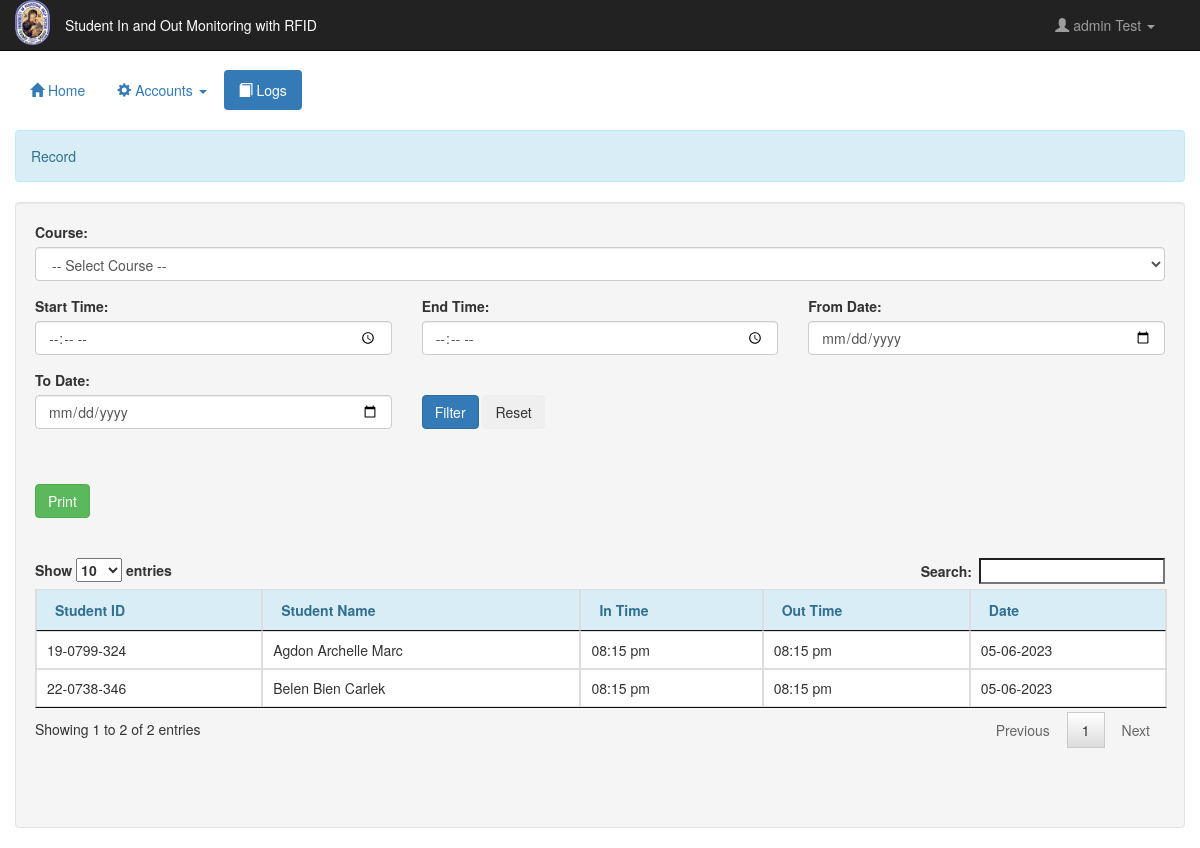
Screenshot of /admin/record.php (signed in) with the database file from the repository.
### tables this page shows
CREATE TABLE `time` (
  `time_id` int(11) NOT NULL,
  `student_no` int(6) NOT NULL,
  `student_idno` varchar(255) NOT NULL,
  `student_name` varchar(50) NOT NULL,
  `startstime` time NOT NULL,
  `endstime` time NOT NULL,
  `date` date NOT NULL
);

### admin/account.php (called while the page is built)
<?php
	require_once 'connect.php';
	$q_adminname = $conn->query("SELECT * FROM `admin` WHERE `admin_id` = '$_SESSION[admin_id]'") or die(mysqli_error());
	$f_adminname = $q_adminname->fetch_array();
	$admin_name = $f_adminname['firstname']." ".$f_adminname['lastname'];

### admin/record.php (the view, shortened to what this page needs)
<!DOCTYPE html>
<?php
	require_once 'account.php';
?>
<html lang = "eng">
	<head>
		<link rel = "stylesheet" href = "css/bootstrap.css" />
		<link rel = "stylesheet" href = "css/jquery.dataTables.css" />
		<link rel="stylesheet" type="text/css" href="css/print.css" media="print">
	</head>
	<body>
		<nav class = "navbar navbar-inverse navbar-fixed-top">
			<div class = "container-fluid">
				<div class = "navbar-header">
					<img src = "../Pictures/perps-logo.png" width = "35px" height = "45px"/>
					<p class = "navbar-text pull-right">Student In and Out Monitoring with RFID</p>
				</div>
				<ul class = "nav navbar-nav navbar-right">
					<li class = "dropdown">
						<a href = "#" class = "dropdown-toggle" data-toggle = "dropdown"><i class = "glyphicon glyphicon-user"></i> <?php echo htmlentities($admin_name)?> <b class = "caret"></b></a>
					</li>
				</ul>
			</div>
		</nav>
		<div class = "container-fluid" style = "margin-top:70px;">
			<ul class = "nav nav-pills">
				<li><a href = "home.php"><span class = "glyphicon glyphicon-home"></span> Home</a></li>
				<li class = "dropdown">
					<a class = "dropdown-toggle" data-toggle = "dropdown" href = "#"><span class = "glyphicon glyphicon-cog"></span> Accounts <span class = "caret"></span></a>
				</li>
				<li class = "active"><a href = "record.php"><span class = "glyphicon glyphicon-book"></span> Logs</a></li>
			</ul>
			<br />
			<div class = "alert alert-info">Record</div>
			<div class = "well col-lg-12">
				<table id = "table" class = "table table-bordered">
			<div class="form-group">
			<label for="course">Course:</label>
			<select id="course" name="course" class="form-control">
				<option value="">-- Select Course --</option>
			</select>
			</div>
			<div class="card-body">
    <form action="" method="GET">
        <div class="row">
		<div class="col-md-4">
		<div class="form-group">
			<label for="start_time">Start Time:</label>
			<input type="time" id="start_time" name="start_time" value="<?php if(isset($_GET['start_time'])){ echo htmlentities($_GET['start_time']); } ?>" class="form-control">
			</div>
		</div>
		<div class="col-md-4">
			<div class="form-group">
				<label for="end_time">End Time:</label>
				<input type="time" id="end_time" name="end_time" value="<?php if(isset($_GET['end_time'])){ echo htmlentities($_GET['end_time']); } ?>" class="form-control">
			</div>
		</div>
            <div class="col-md-4">
                <div class="form-group">
                    <label for="from_date">From Date:</label>
                    <input type="date" id="from_date" name="from_date" value="<?php if(isset($_GET['from_date'])){ echo htmlentities($_GET['from_date']); } ?>" class="form-control">
                </div>
            </div>
            <div class="col-md-4">
                <div class="form-group">
                    <label for="to_date">To Date:</label>
                    <input type="date" id="to_date" name="to_date" value="<?php if(isset($_GET['to_date'])){ echo htmlentities($_GET['to_date']); } ?>" class="form-control">
                </div>
            </div>
            <div class="col-md-4">
                <div class="form-group">
                    <label>&nbsp;</label> <br>
                    <button type="submit" class="btn btn-primary">Filter</button>
                    <button type="button" class="btn btn-secondary" onclick="window.location.href = 'record.php';">Reset</button>
                </div>
            </div>
        </div>
    </form>
</div>
				<br>
				<br>
				<div>
					<button type="button" class="btn btn-success" onclick="printData()">Print</button>
				</div>
				<br>
				<br>
<thead class="alert-info">
	<tr>
		<th>Student ID</th>
		<th>Student Name</th>
		<th>In Time</th>
		<th>Out Time</th>
		<th>Date</th>
	</tr>
</thead>
<tbody>
<?php
if (isset($_GET['from_date']) && isset($_GET['to_date'])) {
    $from_date = date("Y-m-d", strtotime($_GET['from_date']));
    $to_date = date("Y-m-d", strtotime($_GET['to_date']));
    $start_time = $_GET['start_time'];
    $end_time = $_GET['end_time'];
    $q_time = "SELECT * FROM `time` WHERE `date` BETWEEN '$from_date' AND '$to_date' AND `startstime` >= '$start_time' AND `endstime` <= '$end_time'";
    $result = mysqli_query($conn, $q_time);
    if (mysqli_num_rows($result) > 0) {
        while ($f_time = mysqli_fetch_array($result)) {
            ?>
            <tr>
                <td><?php echo $f_time['student_idno'] ?></td>
                <td><?php echo htmlentities($f_time['student_name']) ?></td>
                <td><?php echo date("h:i a", strtotime($f_time['startstime'])) ?></td>
				<td><?php echo ($f_time['endstime'] === '00:00:00') ? "--:--:--" : date("h:i a", strtotime($f_time['endstime'])) ?></td>
                <td><?php echo date("m-d-Y", strtotime($f_time['date'])) ?></td>
            </tr>
            <?php
        }
    } else {
        echo "<tr><td colspan='4'>No Record Found</td></tr>";
    }
} else {
    $q_time = "SELECT * FROM `time`";
    $result = mysqli_query($conn, $q_time);
    while ($f_time = mysqli_fetch_array($result)) {
        ?>
        <tr>
            <td><?php echo $f_time['student_idno'] ?></td>
            <td><?php echo htmlentities($f_time['student_name']) ?></td>
            <td><?php echo date("h:i a", strtotime($f_time['startstime'])) ?></td>
            <td><?php echo ($f_time['endstime'] === '00:00:00') ? "--:--:--" : date("h:i a", strtotime($f_time['endstime'])) ?></td>
            <td><?php echo date("m-d-Y", strtotime($f_time['date'])) ?></td>
        </tr>
        <?php
    }
}
?>
</tbody>
				</table>
			<br />
			<br />
			<br />
			</div>
		</div>
	</body>
</html>

### rows the page displays
time: student_idno "19-0799-324", student_name "Agdon Archelle Marc", startstime "08:15 pm", endstime "08:15 pm", date "05-06-2023"
time: student_idno "22-0738-346", student_name "Belen Bien Carlek", startstime "08:15 pm", endstime "08:15 pm", date "05-06-2023"

### other values shown
$admin_name "admin Test"
